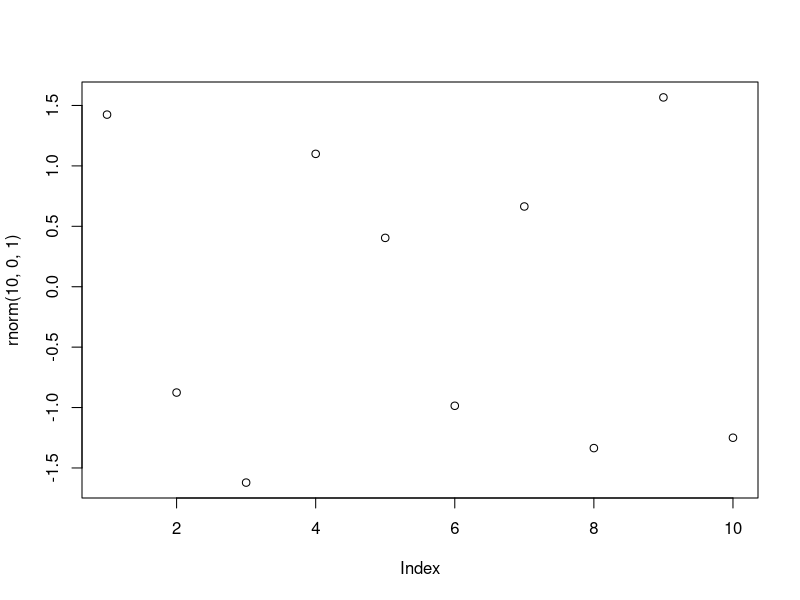

This chart was generated by the following R code:
## Test project. Testing git ##
print("git Test")
#making some changes, adding some lines
set.seed(337)
plot(rnorm(10,0,1))
